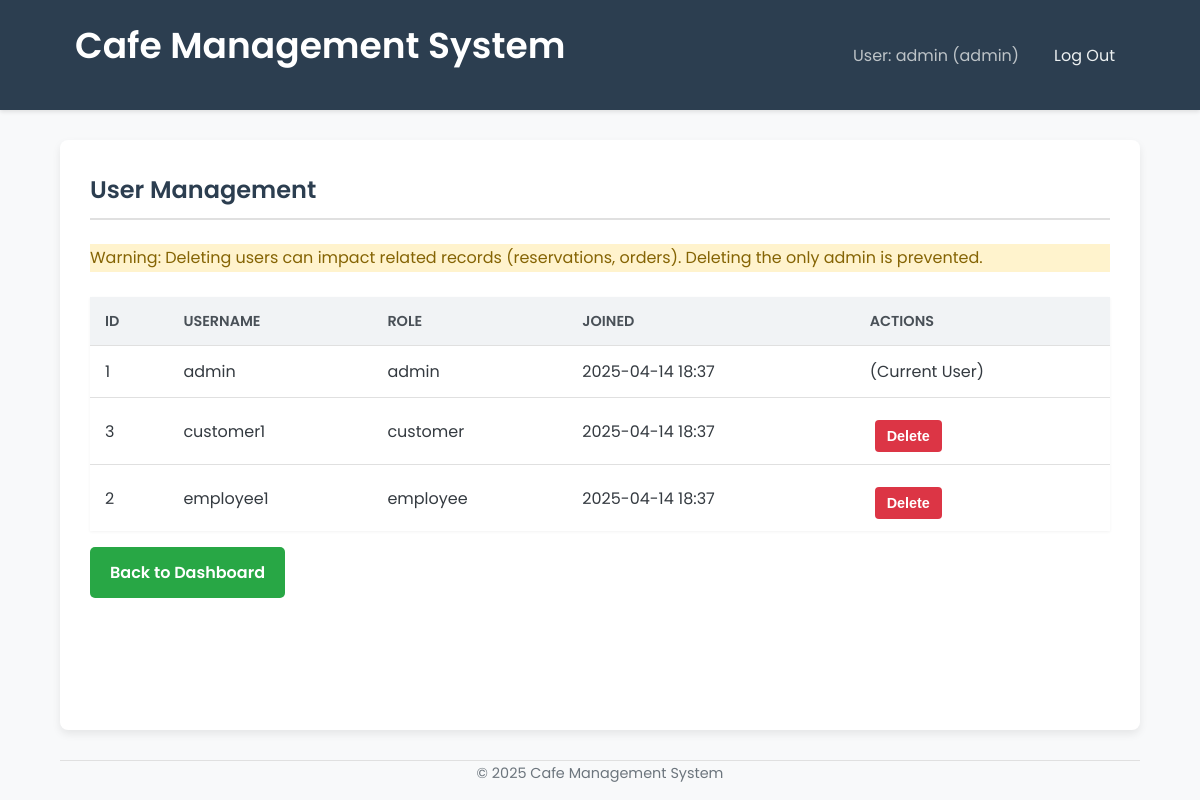
/admin/users (signed in), run on an earlier commit of the app's database.
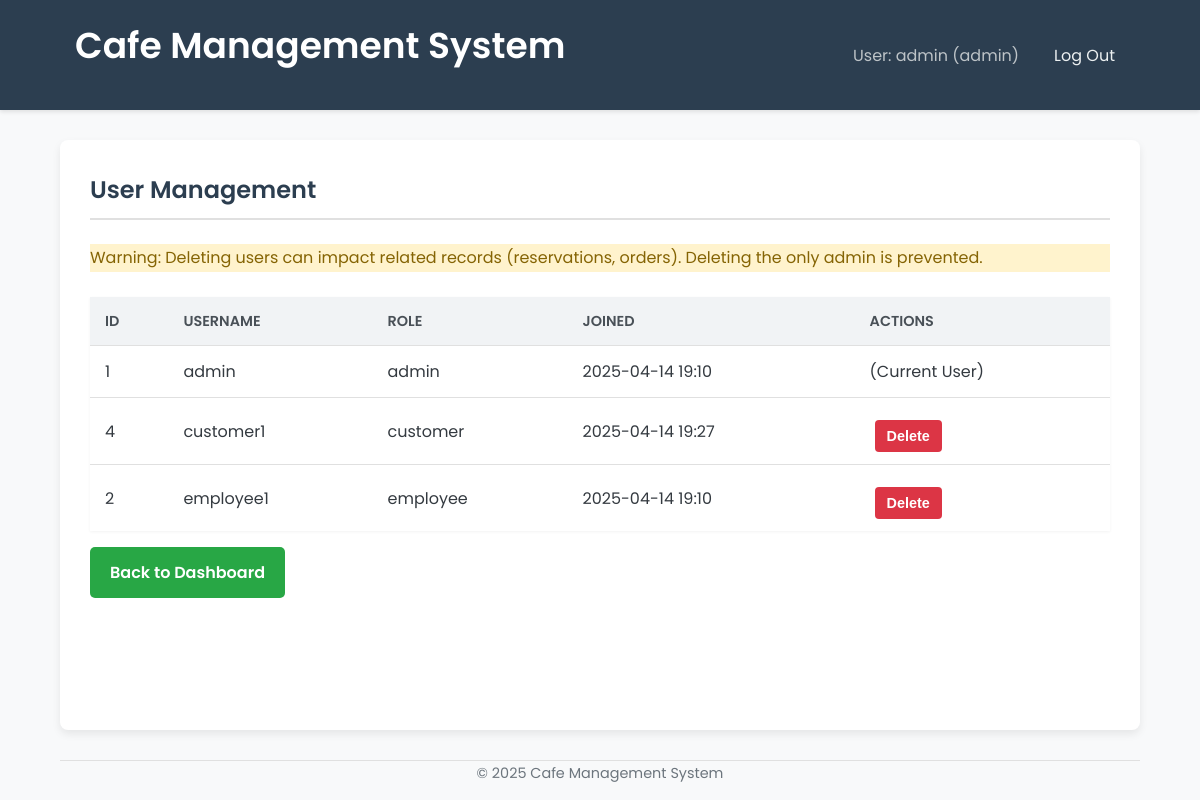
And on a later commit of the database.
### tables this page shows
CREATE TABLE users (
            id INTEGER PRIMARY KEY AUTOINCREMENT,
            username TEXT UNIQUE NOT NULL,
            password_hash TEXT NOT NULL,
            role TEXT NOT NULL CHECK(role IN ('customer', 'employee', 'admin')),
            loyalty_points INTEGER DEFAULT 0,
            created_at TIMESTAMP DEFAULT CURRENT_TIMESTAMP
        );

### app.py (the view)
@app.route('/admin/users')
@login_required
@role_required('admin')
def admin_view_users():
    users = []
    db = get_db()
    if not db: return render_template('admin/view_users.html', users=[], error="Database connection failed")
    try:
        cursor = db.execute("SELECT id, username, role, created_at FROM users ORDER BY role, username")
        users = cursor.fetchall()
    except sqlite3.Error as e:
        print(f"DB Error fetching users for admin: {e}")
        flash("Could not fetch user list.", "danger")
    return render_template('admin/view_users.html', users=users)

### app.py (called while the page is built)
def get_db():
    if 'db' not in g:
        try:
            g.db = sqlite3.connect(DATABASE)
            g.db.row_factory = sqlite3.Row # Return rows as dictionary-like objects
            print("Database connection opened.")
        except sqlite3.Error as e:
            print(f"Database connection error: {e}")
            flash("Database connection error. Please try again later.", "danger")
            g.db = None # Ensure db is None if connection failed
    return g.db

@app.context_processor
def inject_current_year():
    return {'current_year': datetime.datetime.now().year}

def login_required(f):
    @wraps(f)
    def decorated_function(*args, **kwargs):
        if 'user_id' not in session:
            flash('Please log in to access this page.', 'warning')
            return redirect(url_for('login'))
        return f(*args, **kwargs)
    return decorated_function

def role_required(required_role):
    def decorator(f):
        @wraps(f)
        def decorated_function(*args, **kwargs):
            if 'user_id' not in session:
                flash('Please log in to access this page.', 'warning')
                return redirect(url_for('login'))
            if session.get('role') != required_role:
                flash(f'You do not have permission to access this page. Requires {required_role} role.', 'danger')
                if 'role' in session:
                     return redirect(url_for(f"{session['role']}_dashboard"))
                else:
                     return redirect(url_for('login'))
            return f(*args, **kwargs)
        return decorated_function
    return decorator

### templates/admin/view_users.html (shortened to what this page needs)
{% extends 'base.html' %}
{% block content %}
  <h2>User Management</h2>
  <p class="flash-warning">Warning: Deleting users can impact related records (reservations, orders). Deleting the only admin is prevented.</p>
  {% if users %}
    <table>
      <thead>
        <tr>
          <th>ID</th>
          <th>Username</th>
          <th>Role</th>
          <th>Joined</th>
          <th>Actions</th>
        </tr>
      </thead>
      <tbody>
        {% for user in users %}
          <tr>
            <td>{{ user['id'] }}</td>
            <td>{{ user['username'] }}</td>
            <td>{{ user['role'] }}</td>
            <td>{{ user['created_at'][:16].replace('T',' ') }}</td>
            <td>
              {% if user['id'] != session['user_id'] %}
                <form action="{{ url_for('admin_delete_user', user_id=user['id']) }}" method="post" style="display: inline;" onsubmit="return confirm('Are you sure you want to delete user {{ user.username }}? This cannot be undone.');">
                    <button type="submit" class="button-delete">Delete</button>
                </form>
              {% else %}
                (Current User)
              {% endif %}
            </td>
          </tr>
        {% endfor %}
      </tbody>
    </table>
  {% else %}
    <p>No users found.</p>
  {% endif %}
  <p><a href="{{ url_for('admin_dashboard') }}" class="button-link mt-2">Back to Dashboard</a></p>
{% endblock %}

### templates/base.html (shortened to what this page needs)
<!doctype html>
<html lang="en">
  <head>
    <link rel="stylesheet" href="{{ url_for('static', filename='style.css') }}">
  </head>
  <body>
    <nav class="navbar">
      <div class="container">
          <h1><a href="{{ url_for('index') }}">Cafe Management System</a></h1>
          <ul>
            {% if 'user_id' in session %}
              <li><span>User: {{ session['username'] }} ({{ session['role'] }})</span></li>
              <li><a href="{{ url_for('logout') }}" class="nav-link">Log Out</a></li>
            {% else %}
              <li><a href="{{ url_for('login') }}" class="nav-link">Log In</a></li>
              <li><a href="{{ url_for('signup') }}" class="nav-link">Sign Up</a></li>
            {% endif %}
          </ul>
      </div>
    </nav>
    <main class="container content-area">
      {% block content %}{% endblock %}
    </main>
    <footer class="container">
      <p>&copy; {{ current_year }} Cafe Management System</p> </footer>
  </body>
</html>

### static/style.css (style rules this page uses)
* { box-sizing: border-box; margin: 0; padding: 0; }
body { font-family: 'Poppins', sans-serif; line-height: 1.7; background-color: #f8f9fa; color: #343a40; display: flex; flex-direction: column; min-height: 100vh; }
h1, h2, h3 { color: #2c3e50; margin-bottom: 0.8em; font-weight: 600; }
h2 { border-bottom: 2px solid #e0e0e0; padding-bottom: 0.3em; margin-bottom: 1em; }
p { margin-bottom: 1em; }
a { color: #3498db; text-decoration: none; transition: color 0.2s ease-in-out; }
.container { width: 90%; max-width: 1100px; margin: 0 auto; padding: 0 15px; }
.navbar { background-color: #2c3e50; color: #ecf0f1; padding: 15px 0; box-shadow: 0 2px 4px rgba(0,0,0,0.1); }
.navbar .container { display: flex; justify-content: space-between; align-items: center; }
.navbar h1 a { color: #ffffff; text-decoration: none; font-size: 1.5em; font-weight: 600; }
.navbar ul { list-style: none; display: flex; align-items: center; }
.navbar ul li { margin-left: 20px; }
.navbar ul li span { color: #bdc3c7; margin-right: 5px; }
.navbar ul li a.nav-link { color: #ecf0f1; text-decoration: none; padding: 5px 10px; border-radius: 4px; transition: background-color 0.2s ease; }
.content-area { background-color: #ffffff; padding: 30px; margin-top: 30px; margin-bottom: 30px; border-radius: 8px; box-shadow: 0 4px 8px rgba(0,0,0,0.08); flex-grow: 1; }
form input[type=submit], button, .button-link { background-color: #28a745; color: white; padding: 12px 20px; border: none; border-radius: 5px; cursor: pointer; font-size: 1em; font-weight: 600; transition: background-color 0.2s ease; text-decoration: none; display: inline-block; margin-top: 10px; margin-right: 10px; }
table { width: 100%; border-collapse: collapse; margin-top: 25px; box-shadow: 0 1px 3px rgba(0,0,0,0.05); background-color: #fff; }
th, td { padding: 12px 15px; text-align: left; border-bottom: 1px solid #e0e0e0; }
th { background-color: #f1f3f5; font-weight: 600; color: #495057; text-transform: uppercase; font-size: 0.9em; }
tr:last-child td { border-bottom: none; }
.flash-warning { background-color: #fff3cd; color: #856404; border-color: #ffeeba; }
footer { text-align: center; margin-top: 30px; padding: 20px 0; font-size: 0.9em; color: #6c757d; border-top: 1px solid #e0e0e0; }
.mt-2 { margin-top: 1rem; }
.button-delete { background-color: #dc3545; color: white; padding: 8px 12px; border: none; border-radius: 4px; cursor: pointer; font-size: 0.9em; transition: background-color 0.2s ease; margin-left: 5px; }

What changed in the data, as far as the page shows it:
removed users: id "3", username "customer1", role "customer", created_at "2025-04-14 18:37"
changed users "admin": created_at "2025-04-14 18:37" → "2025-04-14 19:10"
added users: id "4", username "customer1", role "customer", created_at "2025-04-14 19:27"
changed users "employee1": created_at "2025-04-14 18:37" → "2025-04-14 19:10"
